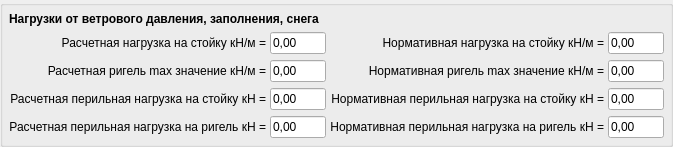
           <widget class="QGroupBox" name="groupBox_5">
            <property name="title">
             <string />
            </property>
            <layout class="QGridLayout" name="gridLayout_loads">
             <property name="leftMargin">
              <number>6</number>
             </property>
             <property name="topMargin">
              <number>6</number>
             </property>
             <property name="rightMargin">
              <number>6</number>
             </property>
             <property name="bottomMargin">
              <number>6</number>
             </property>
             <property name="horizontalSpacing">
              <number>4</number>
             </property>
             <item row="0" column="0" colspan="4">
              <widget class="QLabel" name="label_56">
               <property name="text">
                <string>&lt;html&gt;&lt;head/&gt;&lt;body&gt;&lt;p&gt;&lt;span style=" font-weight:700;"&gt;Нагрузки от ветрового давления, заполнения, снега&lt;/span&gt;&lt;/p&gt;&lt;/body&gt;&lt;/html&gt;</string>
               </property>
              </widget>
             </item>
             <item row="1" column="0">
              <widget class="QLabel" name="label_57">
               <property name="text">
                <string>Расчетная нагрузка на стойку кН/м =</string>
               </property>
               <property name="alignment">
                <set>Qt::AlignRight|Qt::AlignTrailing|Qt::AlignVCenter</set>
               </property>
              </widget>
             </item>
             <item row="1" column="1">
              <widget class="QLineEdit" name="lineEdit_30">
               <property name="sizePolicy">
                <sizepolicy hsizetype="Preferred" vsizetype="Fixed">
                 <horstretch>0</horstretch>
                 <verstretch>0</verstretch>
                </sizepolicy>
               </property>
               <property name="minimumSize">
                <size>
                 <width>44</width>
                 <height>0</height>
                </size>
               </property>
               <property name="maximumSize">
                <size>
                 <width>56</width>
                 <height>16777215</height>
                </size>
               </property>
               <property name="text">
                <string>0,00</string>
               </property>
               <property name="readOnly">
                <bool>true</bool>
               </property>
              </widget>
             </item>
             <item row="1" column="2">
              <widget class="QLabel" name="label_60">
               <property name="text">
                <string>Нормативная нагрузка на стойку кН/м =</string>
               </property>
               <property name="alignment">
                <set>Qt::AlignRight|Qt::AlignTrailing|Qt::AlignVCenter</set>
               </property>
              </widget>
             </item>
             <item row="1" column="3">
              <widget class="QLineEdit" name="lineEdit_33">
               <property name="sizePolicy">
                <sizepolicy hsizetype="Preferred" vsizetype="Fixed">
                 <horstretch>0</horstretch>
                 <verstretch>0</verstretch>
                </sizepolicy>
               </property>
               <property name="minimumSize">
                <size>
                 <width>44</width>
                 <height>0</height>
                </size>
               </property>
               <property name="maximumSize">
                <size>
                 <width>56</width>
                 <height>16777215</height>
                </size>
               </property>
               <property name="text">
                <string>0,00</string>
               </property>
               <property name="readOnly">
                <bool>true</bool>
               </property>
              </widget>
             </item>
             <item row="2" column="0">
              <widget class="QLabel" name="label_58">
               <property name="text">
                <string>Расчетная ригель max значение кН/м =</string>
               </property>
               <property name="alignment">
                <set>Qt::AlignRight|Qt::AlignTrailing|Qt::AlignVCenter</set>
               </property>
              </widget>
             </item>
             <item row="2" column="1">
              <widget class="QLineEdit" name="lineEdit_31">
               <property name="sizePolicy">
                <sizepolicy hsizetype="Preferred" vsizetype="Fixed">
                 <horstretch>0</horstretch>
                 <verstretch>0</verstretch>
                </sizepolicy>
               </property>
               <property name="minimumSize">
                <size>
                 <width>44</width>
                 <height>0</height>
                </size>
               </property>
               <property name="maximumSize">
                <size>
                 <width>56</width>
                 <height>16777215</height>
                </size>
               </property>
               <property name="text">
                <string>0,00</string>
               </property>
               <property name="readOnly">
                <bool>true</bool>
               </property>
              </widget>
             </item>
             <item row="2" column="2">
              <widget class="QLabel" name="label_59">
               <property name="text">
                <string>Нормативная ригель max значение кН/м =</string>
               </property>
               <property name="alignment">
                <set>Qt::AlignRight|Qt::AlignTrailing|Qt::AlignVCenter</set>
               </property>
              </widget>
             </item>
             <item row="2" column="3">
              <widget class="QLineEdit" name="lineEdit_32">
               <property name="sizePolicy">
                <sizepolicy hsizetype="Preferred" vsizetype="Fixed">
                 <horstretch>0</horstretch>
                 <verstretch>0</verstretch>
                </sizepolicy>
               </property>
               <property name="minimumSize">
                <size>
                 <width>44</width>
                 <height>0</height>
                </size>
               </property>
               <property name="maximumSize">
                <size>
                 <width>56</width>
                 <height>16777215</height>
                </size>
               </property>
               <property name="text">
                <string>0,00</string>
               </property>
               <property name="readOnly">
                <bool>true</bool>
               </property>
              </widget>
             </item>
             <item row="3" column="0">
              <widget class="QLabel" name="label_62">
               <property name="text">
                <string>Расчетная перильная нагрузка на стойку кН =</string>
               </property>
               <property name="alignment">
                <set>Qt::AlignRight|Qt::AlignTrailing|Qt::AlignVCenter</set>
               </property>
              </widget>
             </item>
             <item row="3" column="1">
              <widget class="QLineEdit" name="lineEdit_35">
               <property name="sizePolicy">
                <sizepolicy hsizetype="Preferred" vsizetype="Fixed">
                 <horstretch>0</horstretch>
                 <verstretch>0</verstretch>
                </sizepolicy>
               </property>
               <property name="minimumSize">
                <size>
                 <width>44</width>
                 <height>0</height>
                </size>
               </property>
               <property name="maximumSize">
                <size>
                 <width>56</width>
                 <height>16777215</height>
                </size>
               </property>
               <property name="text">
                <string>0,00</string>
               </property>
               <property name="readOnly">
                <bool>true</bool>
               </property>
              </widget>
             </item>
             <item row="3" column="2">
              <widget class="QLabel" name="label_61">
               <property name="text">
                <string>Нормативная перильная нагрузка на стойку кН =</string>
               </property>
               <property name="alignment">
                <set>Qt::AlignRight|Qt::AlignTrailing|Qt::AlignVCenter</set>
               </property>
              </widget>
             </item>
             <item row="3" column="3">
              <widget class="QLineEdit" name="lineEdit_34">
               <property name="sizePolicy">
                <sizepolicy hsizetype="Preferred" vsizetype="Fixed">
                 <horstretch>0</horstretch>
                 <verstretch>0</verstretch>
                </sizepolicy>
               </property>
               <property name="minimumSize">
                <size>
                 <width>44</width>
                 <height>0</height>
                </size>
               </property>
               <property name="maximumSize">
                <size>
                 <width>56</width>
                 <height>16777215</height>
                </size>
               </property>
               <property name="text">
                <string>0,00</string>
               </property>
               <property name="readOnly">
                <bool>true</bool>
               </property>
              </widget>
             </item>
             <item row="4" column="0">
              <widget class="QLabel" name="label_97">
               <property name="text">
                <string>Расчетная перильная нагрузка на ригель кН =</string>
               </property>
               <property name="alignment">
                <set>Qt::AlignRight|Qt::AlignTrailing|Qt::AlignVCenter</set>
               </property>
              </widget>
             </item>
             <item row="4" column="1">
              <widget class="QLineEdit" name="lineEdit_44">
               <property name="sizePolicy">
                <sizepolicy hsizetype="Preferred" vsizetype="Fixed">
                 <horstretch>0</horstretch>
                 <verstretch>0</verstretch>
                </sizepolicy>
               </property>
               <property name="minimumSize">
                <size>
                 <width>44</width>
                 <height>0</height>
                </size>
               </property>
               <property name="maximumSize">
                <size>
                 <width>56</width>
                 <height>16777215</height>
                </size>
               </property>
               <property name="text">
                <string>0,00</string>
               </property>
               <property name="readOnly">
                <bool>true</bool>
               </property>
              </widget>
             </item>
             <item row="4" column="2">
              <widget class="QLabel" name="label_98">
               <property name="text">
                <string>Нормативная перильная нагрузка на ригель кН =</string>
               </property>
               <property name="alignment">
                <set>Qt::AlignRight|Qt::AlignTrailing|Qt::AlignVCenter</set>
               </property>
              </widget>
             </item>
             <item row="4" column="3">
              <widget class="QLineEdit" name="lineEdit_47">
               <property name="sizePolicy">
                <sizepolicy hsizetype="Preferred" vsizetype="Fixed">
                 <horstretch>0</horstretch>
                 <verstretch>0</verstretch>
                </sizepolicy>
               </property>
               <property name="minimumSize">
                <size>
                 <width>44</width>
                 <height>0</height>
                </size>
               </property>
               <property name="maximumSize">
                <size>
                 <width>56</width>
                 <height>16777215</height>
                </size>
               </property>
               <property name="text">
                <string>0,00</string>
               </property>
               <property name="readOnly">
                <bool>true</bool>
               </property>
              </widget>
             </item>
             <item row="1" column="4">
              <spacer name="horizontalSpacer_loads">
               <property name="orientation">
                <enum>Qt::Horizontal</enum>
               </property>
               <property name="sizeHint" stdset="0">
                <size>
                 <width>0</width>
                 <height>20</height>
                </size>
               </property>
              </spacer>
             </item>
            </layout>
           </widget>
